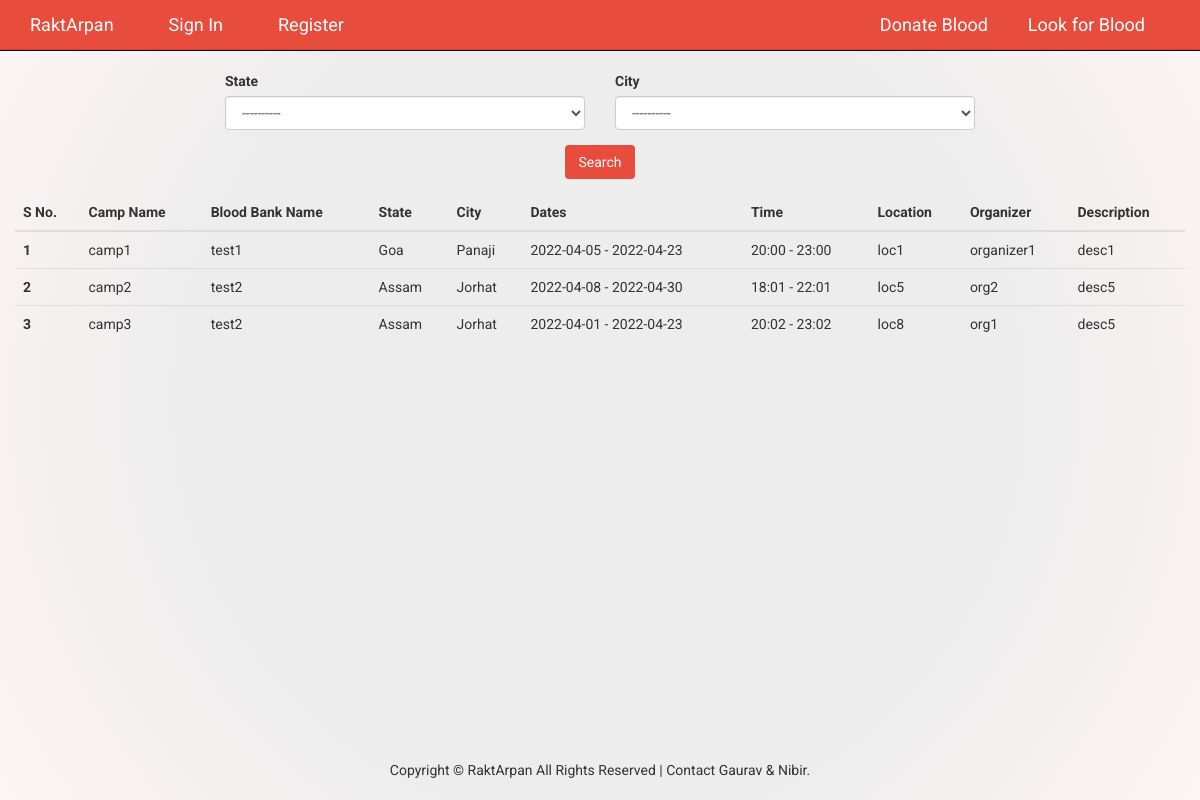
Page /user/donateBlood on the committed database.
### user/models.py (models this page shows, shortened)
class BloodCamp(models.Model):
    camp_id = models.AutoField(primary_key=True)
    user = models.ForeignKey(User, null=True, on_delete=models.CASCADE)
    name = models.CharField(max_length=100, default="N/A", null=True, blank=False)
    organizer = models.CharField(max_length=100, default="N/A", null=True, blank=False)
    start_date = models.CharField(max_length=30, default="N/A", null=True, blank=False)
    end_date = models.CharField(max_length=30, default="N/A", null=True, blank=False)
    start_time = models.CharField(max_length=30, default="N/A", null=True, blank=False)
    end_time = models.CharField(max_length=30, default="N/A", null=True, blank=False)
    location = models.CharField(max_length=100, default="N/A", null=True, blank=False)
    description = models.CharField(max_length=400, default="N/A", null=True, blank=False)

class User(models.Model):
    user_id = models.AutoField(primary_key=True)
    blood_bank_name = models.CharField(max_length=120, blank=False)
    username = models.CharField(max_length=40, unique=True, blank=False)
    email = models.EmailField(max_length=100, unique=True, blank=False)
    password = models.CharField(max_length=100, blank=False)
    contact = models.CharField(max_length=10, default="N/A", blank=False)
    address = models.CharField(max_length=400, default="N/A", blank=False)
    roles = models.CharField(max_length=20, default="N/A", blank=False) #blood_bank : for role based restriction
    state = models.ForeignKey(State, on_delete=models.CASCADE,null=True,  default = None)
    city = models.ForeignKey(City, on_delete=models.CASCADE, null=True, default = None)

class State(models.Model):
    state_id = models.AutoField(primary_key=True)
    name = models.CharField(max_length=30, blank=False)

class City(models.Model):
    city_id = models.AutoField(primary_key=True)
    name = models.CharField(max_length=30, blank=False)
    state = models.ForeignKey(State, null=True,on_delete=models.CASCADE)

### user/views.py (the view)
# urls.py: path("donateBlood",views.donateBlood, name="donateBlood"),
def donateBlood(request):
    data = {"items": [],
            "states": State.objects.all(),
            "start": 1}
    if request.method == "GET":
        state_ = request.GET.get("state")
        city_ = request.GET.get("city")
        logger.info(f"{state_} {city_}")
        state_object = -1
        city_object = -1
        for t in State.objects.all():
            if t.name == state_:
                state_object = t
                break
        for c in City.objects.all():
            if c.name == city_:
                city_object = c
                break
        logger.info(f"{state_object} {city_object}")
        count = 1
        for camp in BloodCamp.objects.all():
            if (state_object == -1 or camp.user.state == state_object) and (city_object == -1 or camp.user.city == city_object):
                data["items"].append({
                    's_no': count,
                    'camp_name': camp.name,
                    'blood_bank_name': camp.user.blood_bank_name,
                    'start_date': camp.start_date,
                    'end_date': camp.end_date,
                    'start_time': camp.start_time,
                    'end_time': camp.end_time,
                    'location': camp.location,
                    'description': camp.description,
                    'organizer': camp.organizer,
                    'state': camp.user.state.name,
                    'city': camp.user.city.name,
                })
                count += 1
        return render(request, "donateBlood.html",data)

### user/templates/donateBlood.html (shortened to what this page needs)
<!DOCTYPE html>
<html>
    <head>
		{% load static %}
		<link href="{% static 'css/bootstrap.min.css' %}" rel="stylesheet">
		<link href="{% static 'css/index.css' %}" rel="stylesheet">
	</head>
	<body>
        <div class="navbar navbar-inverse navbar-fixed-top">
            <div class="container">
                <div class="navbar-header">
                    <a class="navbar-brand" href="/user/">RaktArpan</a>
                    <a class="navbar-brand" href="/user/loginpage" style="margin-left: 25px;">Sign In</a>
                    <a class="navbar-brand" href="/user/signup" style="margin-left: 25px;">Register</a>
                </div>
                <div class="collapse navbar-collapse" id="myNavbar">
                    <ul class="nav navbar-nav navbar-right">
                        <a class="navbar-brand" href="/user/donateBlood" style="margin-right: 25px;">Donate Blood</a>
                        <a class="navbar-brand" href="/user/searchBlood" style="margin-right: 25px;">Look for Blood</a>
                    </ul>
                </div>
            </div>
        </div>
       <div class="container container-fluid">
            <div class="row">
                <form method="get" action="donateBlood">
                    <div class="form-row">
                        <div class="form-group col-md-offset-2 col-md-4">
                            <label for="state">State</label>
                            <select id="select_state" class="form-control" name="state">
                                <option value=''>----------</option>
                            </select>
                        </div>
                        <div class="form-group col-md-4">
                            <label for="city">City</label>
                            <select name ="city" id="select_city" class="form-control">
                                <option value=''>----------</option>
                            </select>
                        </div>
                        <div class="col-md-offset-4 col-md-4 form-group" align="center">
                            <button type="submit" class="btn">Search</button>
                        </div>
                    </div>
                </form>
            </div>
                    <div class="row">
                        <div class="col-12 col-xl-8 mb-4 mb-lg-0">
                            <div class="card">
                                <div class="card-body">
                                    <div class="table-responsive">
                                        <table class="table">
                                            <thead>
                                                <tr>
                                                    <th scope="col">S No.</th>
                                                    <th scope="col">Camp Name</th>
                                                    <th scope="col">Blood Bank Name</th>
                                                    <th scope="col">State</th>
                                                    <th scope="col">City</th>
                                                    <th scope="col">Dates</th>
                                                    <th scope="col">Time</th>
                                                    <th scope="col">Location</th>
                                                    <th scope="col">Organizer</th>
                                                    <th scope="col">Description</th>
                                                </tr>
                                            </thead>
                                            <tbody>
                                                {% for item in items %}
                                                <tr>
                                                    <th>{{ item.s_no }}</th>
                                                    <td>{{ item.camp_name }}</td>
                                                    <td>{{ item.blood_bank_name }}</td>
                                                    <td>{{ item.state }}</td>
                                                    <td>{{ item.city }}</td>
                                                    <td>{{ item.start_date }} - {{ item.end_date }}</td>
                                                    <td>{{ item.start_time }} - {{ item.end_time }}</td>
                                                    <td>{{ item.location }}</td>
                                                    <td>{{ item.organizer }}</td>
                                                    <td>{{ item.description }}</td>
                                                </tr>
                                                {% endfor %}
                                            </tbody>
                                        </table>
                                    </div>
                            </div>
                        </div>
                    </div>
            <div class="push"></div>
        </div>
		<footer class = "navbar-fixed-bottom">
            <div class="container">
                <center>
                    <p>
                        Copyright &copy; RaktArpan All Rights Reserved | Contact Gaurav & Nibir.
                    </p>
                </center>
            </div>
        </footer>
	</body>
</html>

### user/static/css/index.css (style rules this page uses)
html, body { width: 100%; height: 100%; margin: 0; font-family: 'Roboto', sans-serif; }
a { text-decoration: none; background-color: transparent; color: #444040; }
footer { background-color: none; color: #333; padding: 10px 0; height: 50px; width: 100%; }
footer, .push { height: 50px; }

### user/templates/donateBlood.html (style rules this page uses)
body { background: rgb(237,237,237); background: radial-gradient(circle, rgba(237,237,237,1) 59%, rgba(255,245,245,1) 100%); }
.navbar { box-shadow: inset 0 -1px 0 rgba(0, 0, 0, .1); }
@media (min-width: 767.98px) { .navbar { top: 0; position: sticky; z-index: 999; } }
.btn { background-color: #E74C3C; color: #fff; }
.navbar-inverse { background-color: #E74C3C; }
.navbar-inverse .navbar-brand { color: #fff; }

### rows in the picture
BloodCamp: camp_name "camp1", start_date "2022-04-05", end_date "2022-04-23", start_time "20:00", end_time "23:00", location "loc1", organizer "organizer1", description "desc1"
User: blood_bank_name "test1"
State: state "Goa"
City: city "Panaji"
BloodCamp: camp_name "camp2", start_date "2022-04-08", end_date "2022-04-30", start_time "18:01", end_time "22:01", location "loc5", organizer "org2", description "desc5"
User: blood_bank_name "test2" "test2"
State: state "Assam" "Assam"
City: city "Jorhat" "Jorhat"
BloodCamp: camp_name "camp3", start_date "2022-04-01", end_date "2022-04-23", start_time "20:02", end_time "23:02", location "loc8", organizer "org1", description "desc5"

### other values in the picture
{{ item.s_no }} "1" "2" "3"
